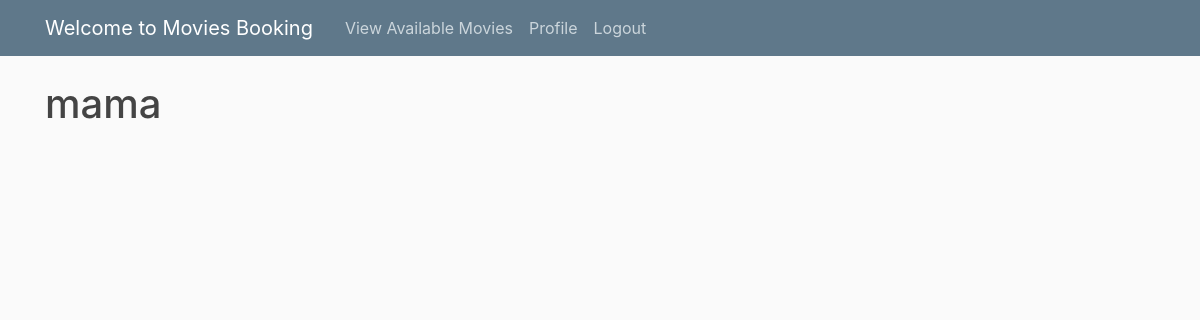
/profile/ (signed in), run on an earlier commit of the app's database.
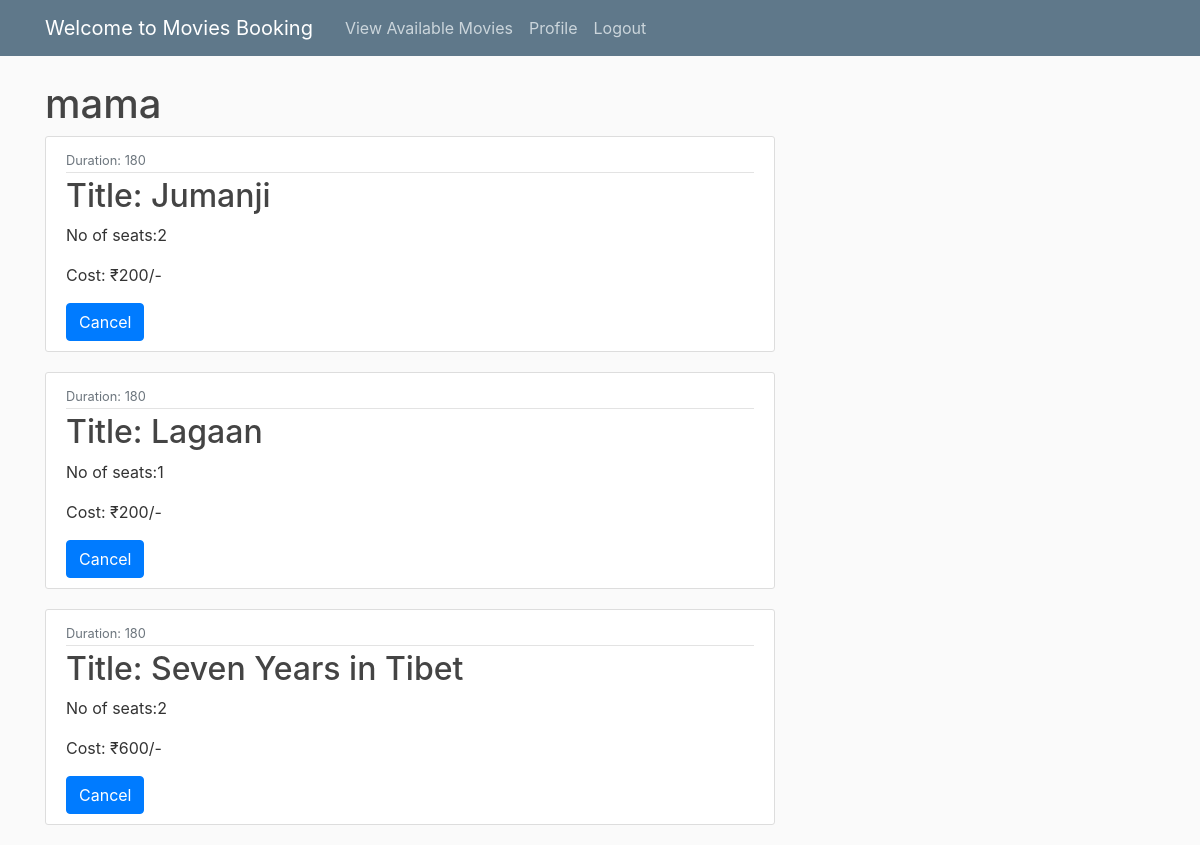
And on a later commit of the database.
### users_profile/models.py (models this page shows, shortened)
class Ticket(models.Model):
    user = models.ForeignKey(User, on_delete=models.CASCADE)
    screening = models.ForeignKey(Screening, on_delete=models.CASCADE)
    no_of_seats=models.IntegerField(default=0)
    cost=models.IntegerField(default=0)

### movies/models.py (models this page shows, shortened)
class Screening(models.Model):
    hall_name = models.CharField(max_length=32)
    movie_id = models.ForeignKey(Movie, on_delete=models.CASCADE)
    theatre_id = models.ForeignKey(Theatre, on_delete=models.CASCADE)
    available_seats = models.IntegerField(default=0)
    price=models.IntegerField(default=0)

class Movie(models.Model):
    rating_choice = (
        ('U', 'U'),
        ('UA', 'U/A'),
        ('A', 'A'),
        ('R', 'R'),
    )
    title = models.CharField(max_length=256)
    description = models.TextField()
    cast = models.CharField(max_length=1024)
    duration_min = models.IntegerField()
    certification_label = models.CharField(max_length=2,choices=rating_choice)

### users_profile/views.py (the view)
# urls.py: path('profile/',user_views.profile,name='profile'),
@login_required
def profile(request):
    current_user = request.user
    context = {'tickets': Ticket.objects.filter(user=current_user)}
    for ticket in Ticket.objects.filter(user=current_user):
        if ticket.no_of_seats == 0:
            ticket.delete()
    return render(request,'users_profile/profile.html', context)

### users_profile/templates/users_profile/profile.html
{% extends "movies/base.html" %}
{% load crispy_forms_tags %}
{% block content %}
    <h1>
        {{ user.username }}
    </h1>
    {% for ticket in tickets %}
        <article class="media content-section">
          <div class="media-body">
            <div class="article-metadata">
              <small class="text-muted">Duration: {{ ticket.screening.movie_id.duration_min }}</small>
            </div>
            <h2><a class="article-title" href="#">
                Title: {{ ticket.screening.movie_id.title }}</a></h2>
                <p class="article-content">No of seats:{{ ticket.no_of_seats }}</p>
                <p class="article-content">Cost: ₹{{ ticket.cost }}/-</p>
                <a href="{%url 'cancel' ticket.pk %}" class="btn btn-primary">Cancel</a>
          </div>
        </article>
    {% endfor %}
    {% endblock content %}

### movies/templates/movies/base.html (shortened to what this page needs)
{% load static %}
<!DOCTYPE html>
<html>
<head>
    <link rel="stylesheet" href="https://maxcdn.bootstrapcdn.com/bootstrap/4.0.0/css/bootstrap.min.css">
    <link rel="stylesheet" type="text/css" href="{% static 'movies/main.css' %}">
</head>
<body>
    <header class="site-header">
        <nav class="navbar navbar-expand-md navbar-dark bg-steel fixed-top">
            <div class="container">
                <a class="navbar-brand mr-4" href="#">Welcome to Movies Booking</a>
                <div class="collapse navbar-collapse" id="navbarToggle">
                    <div class="navbar-nav">
                        {% if user.is_authenticated %}
                          <a class="nav-item nav-link" href="{% url 'mov_booking' %}">View Available Movies</a>
                          <a class="nav-item nav-link" href="{% url 'profile' %}">Profile</a>
                          <a class="nav-item nav-link" href="{% url 'logout' %}">Logout</a>
                        {% else %}
                          <a class="nav-item nav-link" href="{% url 'login' %}">Login</a>
                          <a class="nav-item nav-link" href="{% url 'register' %}">Register</a>
                        {% endif %}
                      </div>
                </div>
            </div>
        </nav>
    </header>
    <main role="main" class="container">
        <div class="row">
            <div class="col-md-8">
                {% block content %}{% endblock %}
            </div>
        </div>
    </main>
</body>
</html>

### movies/static/movies/main.css (style rules this page uses)
body { background: #fafafa; color: #333333; margin-top: 5rem; }
h1, h2, h3, h4, h5, h6 { color: #444444; }
.bg-steel { background-color: #5f788a; }
.site-header .navbar-nav .nav-link { color: #cbd5db; }
.content-section { background: #ffffff; padding: 10px 20px; border: 1px solid #dddddd; border-radius: 3px; margin-bottom: 20px; }
.article-title { color: #444444; }
.article-content { white-space: pre-line; }
.article-metadata { padding-bottom: 1px; margin-bottom: 4px; border-bottom: 1px solid #e3e3e3 }

What changed in the data, as far as the page shows it:
added Ticket: screening.movie_id.duration_min "180", screening.movie_id "Jumanji", no_of_seats "2", cost "200"
added Ticket: screening.movie_id.duration_min "180", screening.movie_id "Lagaan", no_of_seats "1", cost "200"
added Ticket: screening.movie_id.duration_min "180", screening.movie_id "Seven Years in Tibet", no_of_seats "2", cost "600"
